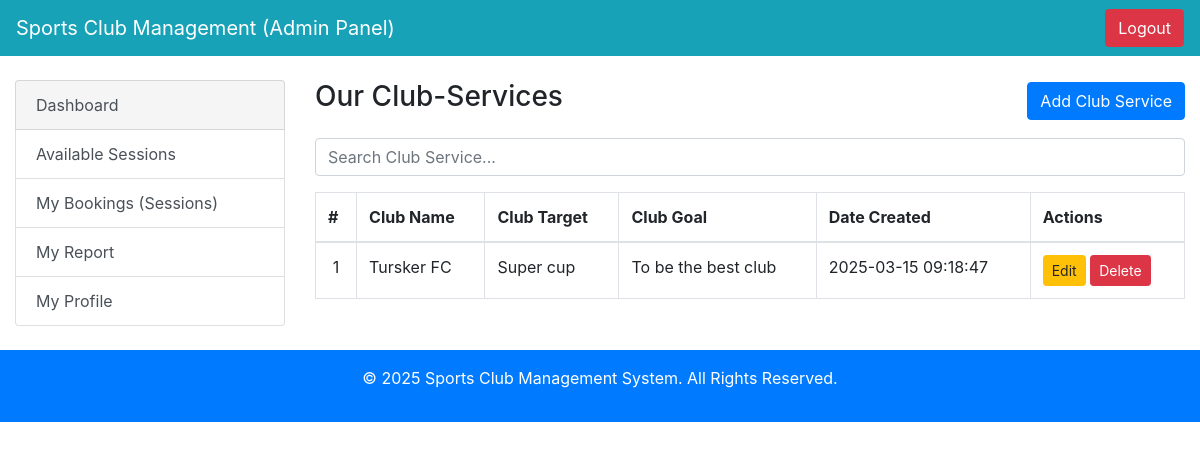
The app's page /club-services.php with its own data.
### tables this page shows
CREATE TABLE `club_services` (
  `club_id` int(11) NOT NULL,
  `name` varchar(255) NOT NULL,
  `position` varchar(255) NOT NULL,
  `goal` text NOT NULL,
  `created_at` timestamp NOT NULL DEFAULT current_timestamp(),
  `club_del` varchar(120) NOT NULL DEFAULT 'present'
);

### club-services.php (the view, shortened to what this page needs)
<?php
include_once("includes/connection.php");
$cnt = 1;
$dis = mysqli_query($conn, "SELECT * FROM club_services WHERE club_del='present'");
$rows = [];
while ($row = mysqli_fetch_array($dis)) {
    $rows[] = $row;
}
?>
<!DOCTYPE html>
<html lang="en">
<head>
  <link href="https://stackpath.bootstrapcdn.com/bootstrap/4.5.2/css/bootstrap.min.css" rel="stylesheet">
</head>
<body>
  <nav class="navbar navbar-expand-lg navbar-dark bg-info">
    <a class="navbar-brand" href="#">Sports Club Management (Admin Panel)</a>
    <div class="collapse navbar-collapse" id="navbarNav">
      <ul class="navbar-nav ml-auto">
        <li class="nav-item">
          <button class="btn btn-danger"><a href="login.php" style="color:white;">Logout</a></button>
        </li>
      </ul>
    </div>
  </nav>
  <div class="container-fluid mt-4">
    <div class="row">
      <div class="col-md-3">
        <?php include_once("includes/sidebar.php"); ?>
      </div>
      <div class="col-md-9">
        <div class="d-flex justify-content-between align-items-center mb-3">
          <h3>Our Club-Services</h3>
          <button class="btn btn-primary" data-toggle="modal" data-target="#addStaffModal"> Add Club Service</button>
        </div>
        <div class="mb-3">
          <input type="text" id="searchInput" class="form-control" placeholder="Search Club Service...">
        </div>
        <table class="table table-bordered" id="staffTable">
    <thead>
        <tr>
            <th>#</th>
            <th>Club Name</th>
            <th>Club Target</th>
            <th>Club Goal</th>
            <th>Date Created</th>
            <th>Actions</th>
        </tr>
    </thead>
    <tbody>
        <?php foreach ($rows as $row): ?>
            <tr>
                <td class="text-center"><?php echo $cnt; ?></td>
                <td><?php echo htmlspecialchars($row['name']); ?></td>
                <td><?php echo htmlspecialchars($row['position']); ?></td>
                <td><?php echo htmlspecialchars($row['goal']); ?></td>
                <td><?php echo htmlspecialchars($row['created_at']); ?></td>
                <td>
                    <a class="btn btn-warning btn-sm" href="editservice.php?club_id=<?php echo $row['club_id']; ?>">Edit</a>
                    <a class="btn btn-danger btn-sm" href="deletservice.php?club_id=<?php echo $row['club_id']; ?>" onclick="return confirm('Are you sure you want to delete this Club?')">Delete</a>
                </td>
            </tr>
            <?php $cnt++; ?>
        <?php endforeach; ?>
    </tbody>
</table>
      </div>
    </div>
  </div>
  <?php include_once("includes/footer.php"); ?>
</body>
</html>

### records on screen
club_services: name "Tursker FC", position "Super cup", goal "To be the best club", created_at "2025-03-15 09:18:47"
